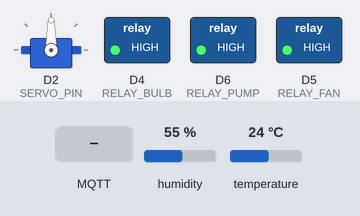
The sketch below on a simulated ESP8266 (NodeMCU). Shown: servo, switched loads named in the sketch (green lamp = pin HIGH). Inputs (shaded band) come from the test bench; at power-on: humidity 55 %, temperature 24 °C. WiFi joins after 1.5 s; servers stay silent unless stated; random numbers use the default seed unless the sketch sets one; no MQTT or app messages arrive unless stated; what the sketch prints to the serial monitor is not drawn.

Above: at 2.7 s.
2.8 s: MQTT message "1" arrives on the second subscribed topic
At 4.1 s:
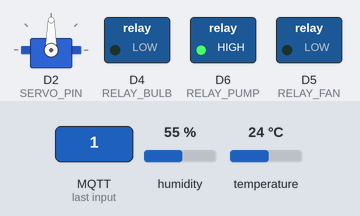
4.5 s: humidity set to 51 %
7.2 s: humidity set to 48 %
At 9.9 s:
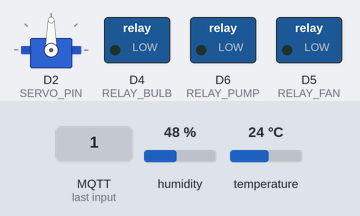
10.5 s: MQTT message "0" arrives on the first subscribed topic
At 11.2 s:
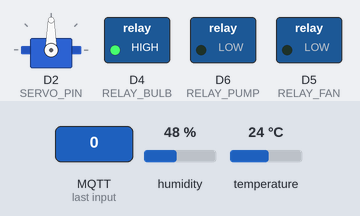
12.0 s: MQTT message "on" arrives on the second subscribed topic
At 12.4 s:
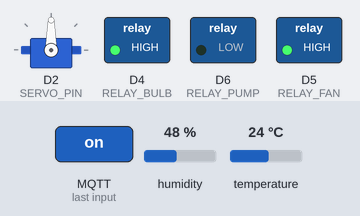
13.5 s: MQTT message "1" arrives on the first subscribed topic
At 14.8 s:
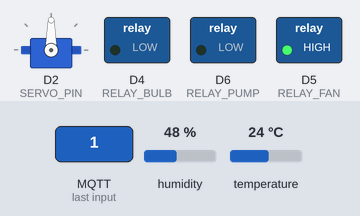
Timing chart, 0 to 16.0 s (numbered marks = the images above; inputs shaded):
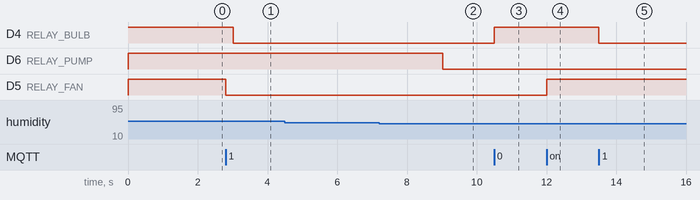

The sketch:

main.ino
```cpp
#include <ESP8266WiFi.h>
#include <PubSubClient.h>
#include <DHT.h>
#include <Servo.h>

// ================= WIFI =================
const char* ssid = "WiFi -network";
const char* password = "goutam5095";
const char* mqtt_server = "test.mosquitto.org";

// ================= PINS =================
#define DHTPIN D1
#define DHTTYPE DHT11

#define RELAY_BULB D4
#define RELAY_FAN  D5
#define RELAY_PUMP D6
#define SERVO_PIN  D2

#define RELAY_ON  LOW
#define RELAY_OFF HIGH

// ================= OBJECTS =================
WiFiClient espClient;
PubSubClient client(espClient);
DHT dht(DHTPIN, DHTTYPE);
Servo eggServo;

// ================= VARIABLES =================
unsigned long lastMsg = 0;
unsigned long prevTurn = 0;

bool bulbAuto = true;
bool fanAuto  = true;
bool pumpAuto = true;

bool servoManual = false;
bool servoRun = false;

int eggTurnCount = 0;
const long turnInterval = 7200000;

int leftPos = 60;
int rightPos = 120;
int centerPos = 90;

int servoAngle = 90;
bool servoDir = true;

// ================= WIFI SETUP =================
void setup_wifi() {

  Serial.println();
  Serial.print("Connecting to ");
  Serial.println(ssid);

  WiFi.mode(WIFI_STA);
  WiFi.begin(ssid, password);

  while (WiFi.status() != WL_CONNECTED) {
    delay(500);
    Serial.print(".");
  }

  Serial.println("\nWiFi connected");
  Serial.print("IP: ");
  Serial.println(WiFi.localIP());
}

// ================= MQTT CALLBACK =================
void callback(char* topic, byte* payload, unsigned int length) {

  char message[10];
  memcpy(message, payload, length);
  message[length] = '\0';

  Serial.print("Message [");
  Serial.print(topic);
  Serial.print("] ");
  Serial.println(message);

  if (strcmp(topic, "incubator/bulb") == 0) {
    bulbAuto = false;
    digitalWrite(RELAY_BULB, message[0] == '1' ? RELAY_ON : RELAY_OFF);
  }

  if (strcmp(topic, "incubator/fan") == 0) {
    fanAuto = false;
    digitalWrite(RELAY_FAN, message[0] == '1' ? RELAY_ON : RELAY_OFF);
  }

  if (strcmp(topic, "incubator/pump") == 0) {
    pumpAuto = false;
    digitalWrite(RELAY_PUMP, message[0] == '1' ? RELAY_ON : RELAY_OFF);
  }

  if (strcmp(topic, "incubator/mode") == 0) {

    if (message[0] == '1') {

      bulbAuto = true;
      fanAuto  = true;
      pumpAuto = true;

      Serial.println("AUTO MODE ENABLED");

    } else {

      bulbAuto = false;
      fanAuto  = false;
      pumpAuto = false;

      Serial.println("MANUAL MODE ENABLED");
    }
  }

  if (strcmp(topic, "incubator/servo") == 0) {

    servoManual = true;

    if (message[0] == '1') {

      servoRun = true;
      Serial.println("Servo Rotation ON");

    } else {

      servoRun = false;
      eggServo.write(centerPos);
      Serial.println("Servo Rotation OFF");
    }
  }
}

// ================= MQTT RECONNECT =================
void reconnect() {

  while (!client.connected()) {

    Serial.print("Connecting MQTT...");

    String clientId = "Incubator-";
    clientId += String(random(0xffff), HEX);

    if (client.connect(clientId.c_str())) {

      Serial.println("connected");

      client.subscribe("incubator/bulb");
      client.subscribe("incubator/fan");
      client.subscribe("incubator/pump");
      client.subscribe("incubator/mode");
      client.subscribe("incubator/servo");

      client.publish("incubator/status", "Connected");

    } else {

      Serial.print("Failed rc=");
      Serial.print(client.state());
      Serial.println(" retrying...");
      delay(5000);
    }
  }
}

// ================= AUTO CONTROL =================
void autoControl(float t, float h) {

  if (bulbAuto) {
    digitalWrite(RELAY_BULB, t < 37 ? RELAY_ON : RELAY_OFF);
  }

  if (fanAuto) {
    digitalWrite(RELAY_FAN, t > 38 ? RELAY_ON : RELAY_OFF);
  }

  if (pumpAuto) {

    if (h < 50) digitalWrite(RELAY_PUMP, RELAY_ON);
    if (h > 60) digitalWrite(RELAY_PUMP, RELAY_OFF);
  }
}

// ================= SERVO AUTO TURN =================
void turnEggs() {

  if (!servoManual) {

    if (millis() - prevTurn > turnInterval) {

      prevTurn = millis();

      eggServo.write(leftPos);
      delay(500);

      eggServo.write(rightPos);
      delay(500);

      eggServo.write(centerPos);

      eggTurnCount++;
    }
  }
}

// ================= FAST SERVO LOOP =================
void servoLoop() {

  if (!servoRun) return;

  if (servoDir) {

    servoAngle += 5;

    if (servoAngle >= 180) servoDir = false;

  } else {

    servoAngle -= 5;

    if (servoAngle <= 0) servoDir = true;
  }

  eggServo.write(servoAngle);

  delay(5);
}

// ================= SETUP =================
void setup() {

  Serial.begin(115200);

  pinMode(RELAY_BULB, OUTPUT);
  pinMode(RELAY_FAN, OUTPUT);
  pinMode(RELAY_PUMP, OUTPUT);

  digitalWrite(RELAY_BULB, RELAY_OFF);
  digitalWrite(RELAY_FAN, RELAY_OFF);
  digitalWrite(RELAY_PUMP, RELAY_OFF);

  dht.begin();

  eggServo.attach(SERVO_PIN);
  eggServo.write(centerPos);

  setup_wifi();

  client.setServer(mqtt_server, 1883);
  client.setCallback(callback);
}

// ================= LOOP =================
void loop() {

  if (!client.connected()) reconnect();

  client.loop();

  servoLoop();

  turnEggs();

  unsigned long now = millis();

  if (now - lastMsg > 3000) {

    lastMsg = now;

    float humidity = dht.readHumidity();
    float temperature = dht.readTemperature();

    if (isnan(humidity) || isnan(temperature)) {

      Serial.println("Failed to read from DHT sensor!");
      return;
    }

    autoControl(temperature, humidity);

    char msg[50];

    snprintf(msg, 50, "%.2f", temperature);
    client.publish("incubator/temperature", msg);

    snprintf(msg, 50, "%.2f", humidity);
    client.publish("incubator/humidity", msg);

    snprintf(msg, 50, "%d", eggTurnCount);
    client.publish("incubator/eggturn", msg);

    Serial.print("Temperature: "); Serial.print(temperature);
    Serial.print(" C, Humidity: "); Serial.print(humidity);
    Serial.print(" %, Egg Turn: "); Serial.println(eggTurnCount);
  }
}
```

Measured:
- the behaviour switches between 50 and 49 % on humidity (found by bisection; images 1 and 2)
- after the input at 2.8 s, D5 (RELAY_FAN): HIGH → LOW at once
- after the input at 4.5 s, every drawn part: stays the same
- after the input at 7.2 s, D6 (RELAY_PUMP): HIGH → LOW after 1.8 s
- after the input at 10.5 s, D4 (RELAY_BULB): LOW → HIGH at once
- after the input at 12.0 s, D5 (RELAY_FAN): LOW → HIGH at once
- after the input at 13.5 s, D4 (RELAY_BULB): HIGH → LOW at once
